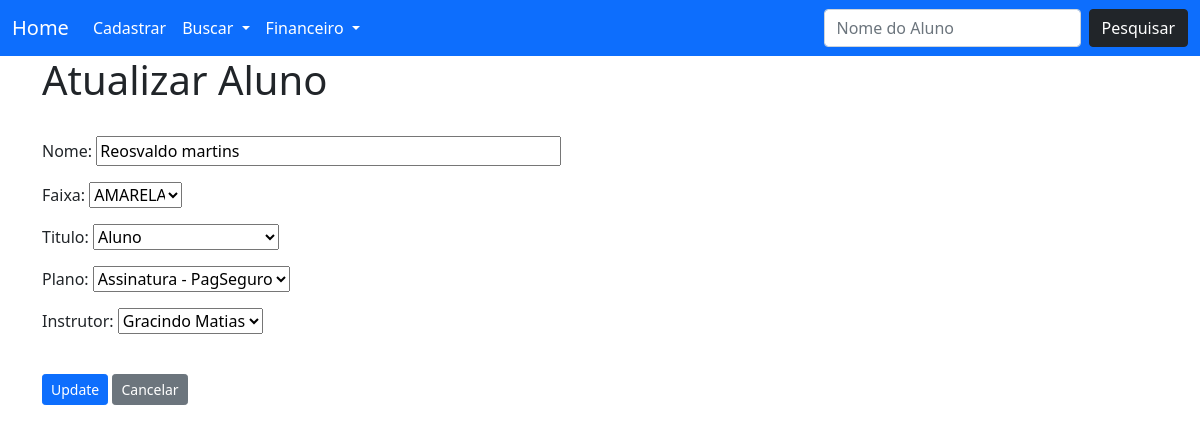
The page /update_aluno/2 on the database its author committed.
### main/models.py (models this page shows, shortened)
class Aluno(models.Model):
    nome = models.CharField(max_length=100)
    menor = models.BooleanField(default=False)
    data_nascimento = models.DateField('Data de Nascimento', blank=True, null=True)
    cell = models.IntegerField(blank=True, null=True)
    email = models.EmailField('Email', blank=True, null=True)
    ativo = models.BooleanField(default=True)
    faixa = models.CharField(max_length=20, blank=True, null=True)
    data_inscricao = models.DateField('Data de Inscrição', blank=True, null=True)
    horario = models.CharField(max_length=20, blank=True, null=True)
    titulo = models.CharField(max_length=20, blank=True, default='')
    instrutor = models.ForeignKey('self', blank = True, null=True, on_delete=models.SET_NULL)
    plano_assinado = models.ForeignKey('Plano', blank=True, null=True, on_delete=models.SET_NULL)
    nome_busca = models.CharField(max_length=100, blank=True, null=True)
    def __str__(self):
        return self.nome

class Plano(models.Model):
    nome = models.CharField(max_length=30, default='')
    valor = models.FloatField(default=0)
    taxa = models.FloatField(default=0)
    custo_operacao = models.FloatField(default=0)
    def __str__(self):
        return self.nome

### main/views.py (the view)
# urls.py: path('update_aluno/<id>', views.update_aluno, name='update-aluno'),
def update_aluno(request, id):
    aluno = Aluno.objects.get(pk=id)
    form = AlunoForm(request.POST or None, instance=aluno)
    form.fields['instrutor'].queryset = Aluno.objects.exclude(titulo='aluno')
    if form.is_valid():
        form.save()
        return redirect('lista-alunos')
    return render(request, 'update_aluno.html', {'aluno':aluno, 'form':form})

### main/forms.py (shortened to what this page needs)
class AlunoForm(ModelForm):
    class Meta:
        model = Aluno
        FAIXAS = [
            ('BRANCA','BRANCA'),
            ('AMARELA','AMARELA'),
            ('LARANJA','LARANJA'),
            ('VERDER','VERDE'),
            ('AZUL','AZUL'),
            ('MARROM', 'MARROM'),
            ('PRETA', 'PRETA'),
        ]
        TITULOS = [('aluno', 'Aluno'), ('Mon','Monitor'), ('Ins', 'Instrutor'), ('Prf', 'Professor'), ('M', 'Mestre')]
        fields = ('nome','faixa','titulo','plano_assinado','instrutor',)
        labels = {
            'nome': 'Nome',
            'faixa': 'Faixa',
            'titulo': 'Titulo',
            'plano_assinado':'Plano',
            'instrutor': 'Instrutor',
        }
        widgets = {
			'nome': forms.TextInput(attrs={'class':'form-control','class':"col-5",'placeholder':'Nome Completo'}),
            'faixa': forms.Select(choices=FAIXAS, attrs={'class':"form-select",'class':"col-1",}),
            'titulo': forms.Select(choices=TITULOS, attrs={'class':"form-select",'class':"col-2",}),
        }

### main/templates/update_aluno.html (shortened to what this page needs)
{% extends 'base.html' %}
{% block content %}
    <h1>Atualizar Aluno</h1>
    <br>
    <form action="" method=POST>
        {{ form.as_p }}
        <br>
        <input type="submit" value="Update" class="btn btn-primary btn-sm">
        <a href="{% url  'home' %}" class="btn btn-secondary btn-sm"> Cancelar </a>
    </form>
{% endblock %}

### rows shown on the page
Aluno: nome "Reosvaldo martins"
Aluno: faixa "AMARELA", titulo "Aluno", plano_assinado "Assinatura - PagSeguro", instrutor "Gracindo Matias"
